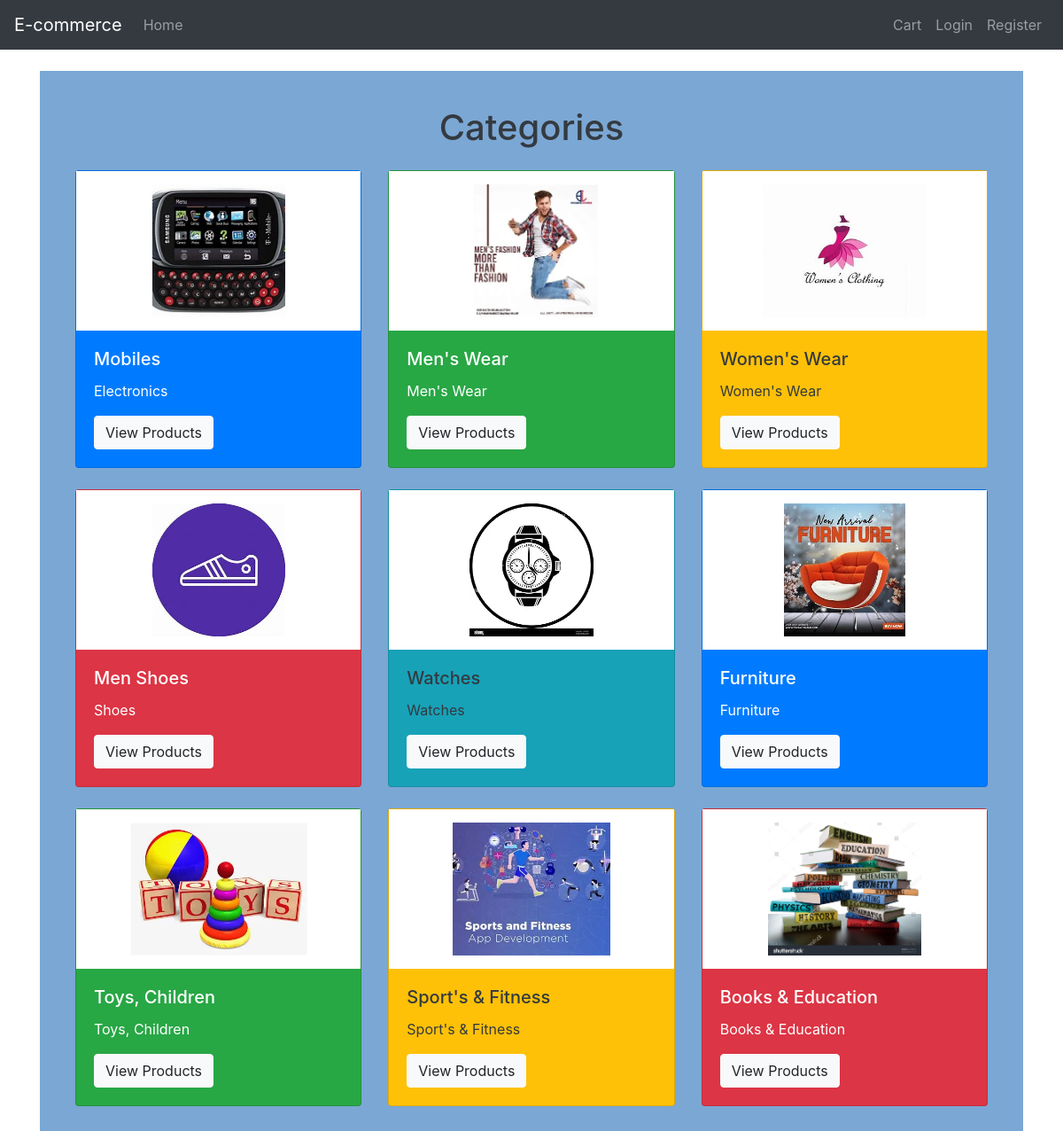
The page / on the database its author committed.
### shop/models.py (models this page shows, shortened)
class Category(models.Model):
    name = models.CharField(max_length=200)
    description = models.TextField()
    image = models.ImageField(upload_to='categories/', blank=True, null=True)

### shop/views.py (the view)
# urls.py: path('', views.home, name='home'),
def home(request):
    categories = Category.objects.all()
    return render(request, 'shop/home.html', {'categories': categories})

### shop/templates/shop/home.html
{% extends 'shop/base.html' %}
{% load static %}
{% block content %}
<div style="background-color: #7ba7d4ff; min-height: 100vh; padding: 40px;">
    <h1 class="text-center text-dark mb-4">Categories</h1>
    <div class="row">
        {% for category in categories %}
        <div class="col-md-4 mb-4">
            <div class="card h-100 shadow-sm rounded text-white
                        {% cycle 'bg-primary' 'bg-success' 'bg-warning text-dark' 'bg-danger' 'bg-info text-dark' %}">
                <div class="d-flex align-items-center justify-content-center bg-white" style="height:180px;">
                    {% if category.image %}
                        <img src="{{ category.image.url }}"
                             style="max-height:150px; max-width:100%; object-fit:contain;"
                             alt="{{ category.name }}">
                    {% else %}
                        <img src="{% static 'images/default-category.jpg' %}"
                             style="max-height:150px; max-width:100%; object-fit:contain;"
                             alt="{{ category.name }}">
                    {% endif %}
                </div>
                <div class="card-body">
                    <h5 class="card-title">{{ category.name }}</h5>
                    <p class="card-text text-truncate">{{ category.description }}</p>
                    {% if category.id %}
                        <a href="{% url 'category_products' category.id %}" class="btn btn-light">View Products</a>
                    {% else %}
                        <button class="btn btn-dark" disabled>No Products</button>
                    {% endif %}
                </div>
            </div>
        </div>
        {% endfor %}
    </div>
</div>
{% endblock %}

### shop/templates/shop/base.html (shortened to what this page needs)
<!DOCTYPE html>
<html lang="en">
<head>
    <link rel="stylesheet" href="https://maxcdn.bootstrapcdn.com/bootstrap/4.0.0/css/bootstrap.min.css">
</head>
<body>
    <nav class="navbar navbar-expand-lg navbar-dark navbar-custom">
        <a class="navbar-brand" href="{% url 'home' %}">E-commerce</a>
        <div class="collapse navbar-collapse" id="navbarNav">
            <ul class="navbar-nav mr-auto">
                <li class="nav-item">
                    <a class="nav-link" href="{% url 'home' %}">Home</a>
                </li>
            </ul>
            <ul class="navbar-nav ml-auto">
                <li class="nav-item">
                    <a class="nav-link" href="{% url 'cart' %}">
                        Cart
                    </a>
                </li>
                {% if user.is_authenticated %}
                <li class="nav-item">
                    <span class="nav-link">Hello, {{ user.username }}</span>
                </li>
                <li class="nav-item">
                    <a class="nav-link" href="{% url 'order_history' %}">My Orders</a>
                </li>
                <li class="nav-item">
                    <a class="nav-link" href="{% url 'logout' %}">Logout</a>
                </li>
                {% else %}
                <li class="nav-item">
                    <a class="nav-link" href="{% url 'login' %}">Login</a>
                </li>
                <li class="nav-item">
                    <a class="nav-link" href="{% url 'register' %}">Register</a>
                </li>
                {% endif %}
            </ul>
        </div>
    </nav>
    <div class="container mt-4">
        {% block content %}
        {% endblock %}
    </div>
</body>
</html>

### shop/templates/shop/base.html (style rules this page uses)
.navbar-custom { background-color: #343a40; }
.navbar-custom .navbar-brand, .navbar-custom .nav-link { color: #ffffff; }

### rows shown on the page
Category: image (picture), name "Mobiles", description "Electronics", shows "View Products"
Category: image (picture), name "Men's Wear", description "Men's Wear", shows "View Products"
Category: image (picture), name "Women's Wear", description "Women's Wear", shows "View Products"
Category: image (picture), name "Men Shoes", description "Shoes", shows "View Products"
Category: image (picture), name "Watches", description "Watches", shows "View Products"
Category: image (picture), name "Furniture", description "Furniture", shows "View Products"
Category: image (picture), name "Toys, Children", description "Toys, Children", shows "View Products"
Category: image (picture), name "Sport's & Fitness", description "Sport's & Fitness", shows "View Products"
Category: image (picture), name "Books & Education", description "Books & Education", shows "View Products"
